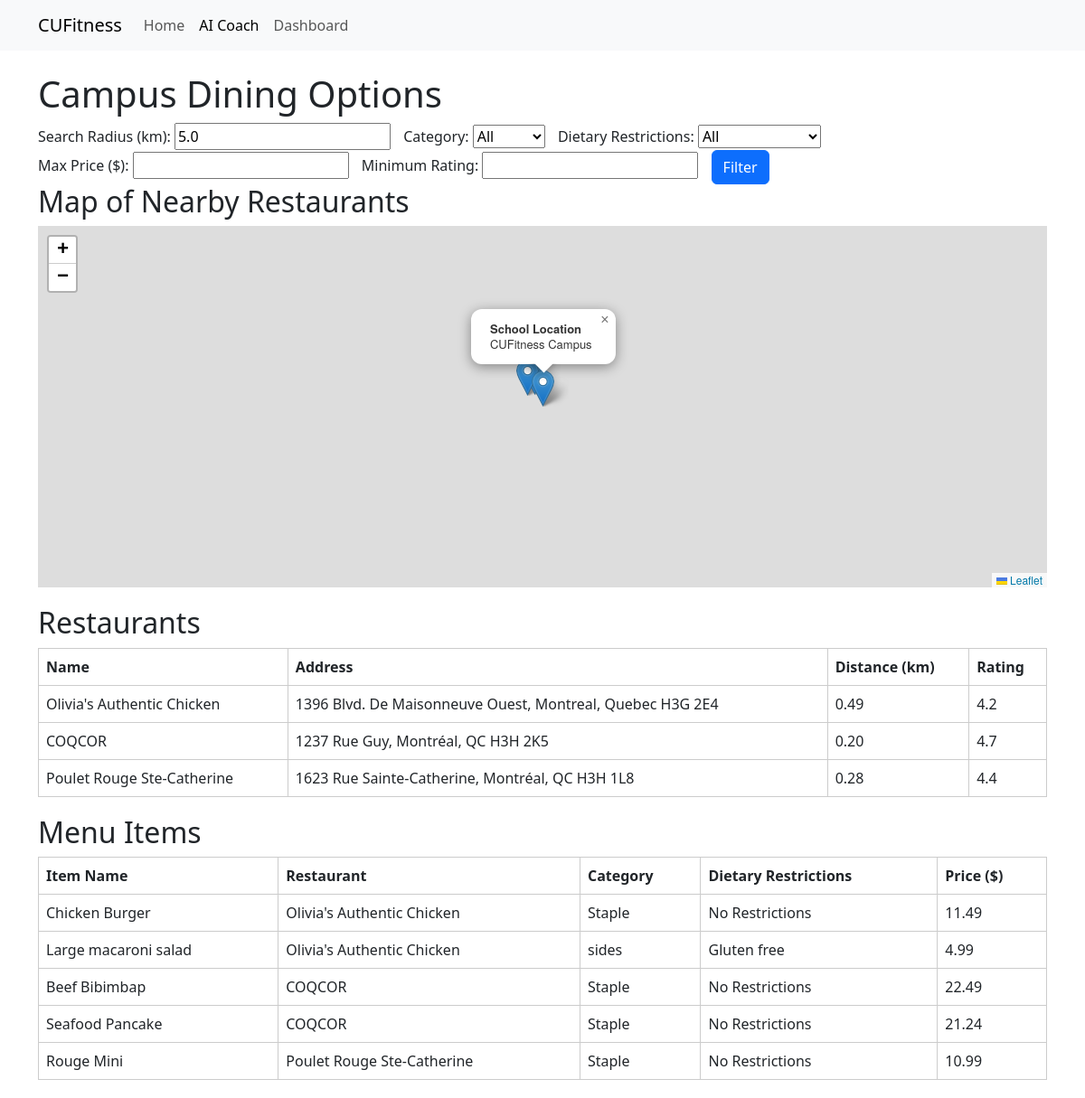
The page /MealPlan/campus_options/ on the database its author committed.
### MealPlan/models/CampusOptions.py (models this page shows, shortened)
class CampusOptions_MenuItem(models.Model):
    CATEGORY_CHOICES = [
        ('staple', 'Staple'),
        ('side', 'Side'),
        ('drink', 'Drink'),
        ('dessert', 'Dessert'),
    ]
    DIETARY_CHOICES = [
        ('vegetarian', 'Vegetarian'),
        ('vegan', 'Vegan'),
        ('gluten_free', 'Gluten Free'),
        ('lactose_free', 'Lactose Free'),
        ('nut_free', 'Nut Free'),
        ('shellfish_free', 'Shellfish Free'),
        ('soy_free', 'Soy Free'),
        ('egg_free', 'Egg Free'),
        ('pork_free', 'Pork Free'),
        ('beef_free', 'Beef Free'),
        ('fish_free', 'Fish Free'),
        ('poultry_free', 'Poultry Free'),
        ('none', 'No Restrictions'),
    ]
    restaurant = models.ForeignKey(CampusOptions_Restaurant, on_delete=models.CASCADE, related_name='menu_items')
    name = models.CharField(max_length=255, verbose_name="Item Name")
    category = models.CharField(max_length=255, choices=CATEGORY_CHOICES, verbose_name="Category")
    dietary_restrictions = models.CharField(max_length=255, choices=DIETARY_CHOICES, default = 'none', verbose_name="Dietary Restrictions")
    price = models.DecimalField(max_digits=5, decimal_places=2, verbose_name="Price", validators=[MinValueValidator(0)])

class CampusOptions_Restaurant(models.Model):
    name = models.CharField(max_length=255, verbose_name="Restaurant Name")
    address = models.TextField(verbose_name="Restaurant Address")
    rating = models.FloatField(verbose_name="Restaurant Rating", default=0.0, validators=[MinValueValidator(0)])
    latitude = models.FloatField(verbose_name="Latitude")
    longitude = models.FloatField(verbose_name="Longitude")

### MealPlan/views/CampusOptions.py (the view)
# urls.py: path('campus_options/', campus_options, name='campus_options'),
def campus_options(request):
    radius_km = request.GET.get('radius', 5)
    category = request.GET.get('category')
    dietary = request.GET.get('dietary')
    max_price = request.GET.get('max_price')
    min_rating = request.GET.get('min_rating')
    try:
        radius_km = float(radius_km)
    except ValueError:
        radius_km = 5
    restaurants = CampusOptions_Restaurant.objects.all()
    nearby_restaurants = []
    for restaurant in restaurants:
        distance = haversine(DEFAULT_SCHOOL_LAT, DEFAULT_SCHOOL_LON, restaurant.latitude, restaurant.longitude)
        if distance <= radius_km:
            nearby_restaurants.append(restaurant)
    menu_items = CampusOptions_MenuItem.objects.filter(restaurant__in=nearby_restaurants)
    if category:
        menu_items = menu_items.filter(category=category)
    if dietary:
        menu_items = menu_items.filter(dietary_restrictions=dietary)
    if max_price:
        menu_items = menu_items.filter(price__lte=max_price)
    if min_rating:
        nearby_restaurants = [r for r in nearby_restaurants if r.rating is not None and r.rating >= float(min_rating)]
    menu_items = menu_items.filter(restaurant__in=nearby_restaurants)
    restaurants_data = [
        {
            "name": r.name,
            "latitude": r.latitude,
            "longitude": r.longitude,
            "rating": r.rating,
            "address": r.address,
        }
        for r in nearby_restaurants
    ]
    return render(request, 'mealplan/campus_options.html', {
    'menu_items': menu_items,
    'radius_km': radius_km,
    'restaurants_json': json.dumps(restaurants_data),
    })

### MealPlan/views/CampusOptions.py (called while the page is built)
def haversine(lat1, lon1, lat2, lon2):
    R = 6371
    lat1, lon1, lat2, lon2 = map(radians, [lat1, lon1, lat2, lon2])
    dlat = lat2 - lat1
    dlon = lon2 - lon1
    a = sin(dlat/2)**2 + cos(lat1) * cos(lat2) * sin(dlon/2)**2
    c = 2 * asin(sqrt(a))
    return R * c

### templates/mealplan/campus_options.html (shortened to what this page needs)
{% extends "base.html" %}
{% block content %}
<head>
  <link rel="stylesheet" href="https://unpkg.com/leaflet/dist/leaflet.css" />
</head>
<body>
  <h1>Campus Dining Options</h1>
  <form method="GET">
    <label>
      Search Radius (km):
      <input type="number" name="radius" step="0.1" value="{{ radius_km }}">
    </label>
    <label>
      Category:
      <select name="category">
        <option value="">All</option>
      </select>
    </label>
    <label>
      Dietary Restrictions:
      <select name="dietary">
        <option value="">All</option>
      </select>
    </label>
    <label>
      Max Price ($):
      <input type="number" name="max_price" step="0.01" value="{{ request.GET.max_price }}">
    </label>
    <label>
      Minimum Rating:
      <input type="number" name="min_rating" step="0.1" value="{{ request.GET.min_rating }}">
    </label>
    <button type="submit" class="btn btn-primary">Filter</button>
  </form>
  <h2>Map of Nearby Restaurants</h2>
  <div id="map"></div>
  <h2>Restaurants</h2>
  <table>
    <thead>
      <tr>
        <th>Name</th>
        <th>Address</th>
        <th>Distance (km)</th>
        <th>Rating</th>
      </tr>
    </thead>
    <tbody id="restaurants-table">
    </tbody>
  </table>
  <h2>Menu Items</h2>
  <table>
    <thead>
      <tr>
        <th>Item Name</th>
        <th>Restaurant</th>
        <th>Category</th>
        <th>Dietary Restrictions</th>
        <th>Price ($)</th>
      </tr>
    </thead>
    <tbody>
      {% for item in menu_items %}
      <tr>
        <td>{{ item.name }}</td>
        <td>{{ item.restaurant.name }}</td>
        <td>{{ item.category }}</td>
        <td>{{ item.dietary_restrictions }}</td>
        <td>{{ item.price }}</td>
      </tr>
      {% empty %}
      <tr>
        <td colspan="5">No menu items match the selected criteria.</td>
      </tr>
      {% endfor %}
    </tbody>
  </table>
</body>
{% endblock %}

### templates/mealplan/campus_options.html (style rules this page uses)
#map { height: 400px; width: 100%; margin-bottom: 20px; }
table { width: 100%; border-collapse: collapse; margin-bottom: 20px; }
table, th, td { border: 1px solid #ccc; }
th, td { padding: 8px; text-align: left; }
form label { margin-right: 10px; }

### rows shown on the page
CampusOptions_MenuItem: name "Chicken Burger", restaurant.name "Olivia's Authentic Chicken", category "Staple", dietary_restrictions "No Restrictions", price "11.49"
CampusOptions_MenuItem: name "Large macaroni salad", restaurant.name "Olivia's Authentic Chicken", category "sides", dietary_restrictions "Gluten free", price "4.99"
CampusOptions_MenuItem: name "Beef Bibimbap", restaurant.name "COQCOR", category "Staple", dietary_restrictions "No Restrictions", price "22.49"
CampusOptions_MenuItem: name "Seafood Pancake", restaurant.name "COQCOR", category "Staple", dietary_restrictions "No Restrictions", price "21.24"
CampusOptions_MenuItem: name "Rouge Mini", restaurant.name "Poulet Rouge Ste-Catherine", category "Staple", dietary_restrictions "No Restrictions", price "10.99"
